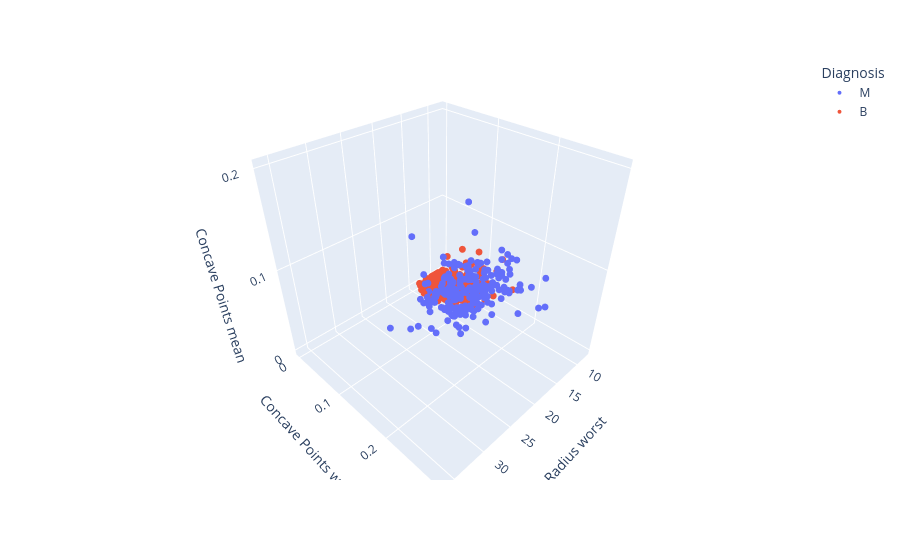

Notebook code cell kept with this figure:
### Code cell
fig = px.scatter_3d(dataTable, x=top_features[0], y=top_features[1], z=top_features[2],
          color='Diagnosis')
fig.update_traces(marker_size = 4)
fig.show()

### Figure 1 — Plotly figure (JSON) as saved in the notebook; plotly's stock layout.template omitted (floating-point values rounded to 4 significant figures; data arrays with more than 128 entries replaced by an {"elided": "..."} marker saying what was removed)
{"data": [{"hovertemplate": "Diagnosis=M<br>Radius worst=%{x}<br>Concave Points worst=%{y}<br>Concave Points mean=%{z}<extra></extra>", "legendgroup": "M", "marker": {"color": "#636efa", "size": 4, "symbol": "circle"}, "mode": "markers", "name": "M", "scene": "scene", "showlegend": true, "type": "scatter3d", "x": {"elided": "212 float values"}, "y": {"elided": "212 float values"}, "z": {"elided": "212 float values"}}, {"hovertemplate": "Diagnosis=B<br>Radius worst=%{x}<br>Concave Points worst=%{y}<br>Concave Points mean=%{z}<extra></extra>", "legendgroup": "B", "marker": {"color": "#EF553B", "size": 4, "symbol": "circle"}, "mode": "markers", "name": "B", "scene": "scene", "showlegend": true, "type": "scatter3d", "x": {"elided": "357 float values"}, "y": {"elided": "357 float values"}, "z": {"elided": "357 float values"}}], "layout": {"legend": {"title": {"text": "Diagnosis"}, "tracegroupgap": 0}, "margin": {"t": 60}, "scene": {"domain": {"x": [0, 1], "y": [0, 1]}, "xaxis": {"title": {"text": "Radius worst"}}, "yaxis": {"title": {"text": "Concave Points worst"}}, "zaxis": {"title": {"text": "Concave Points mean"}}}}}
